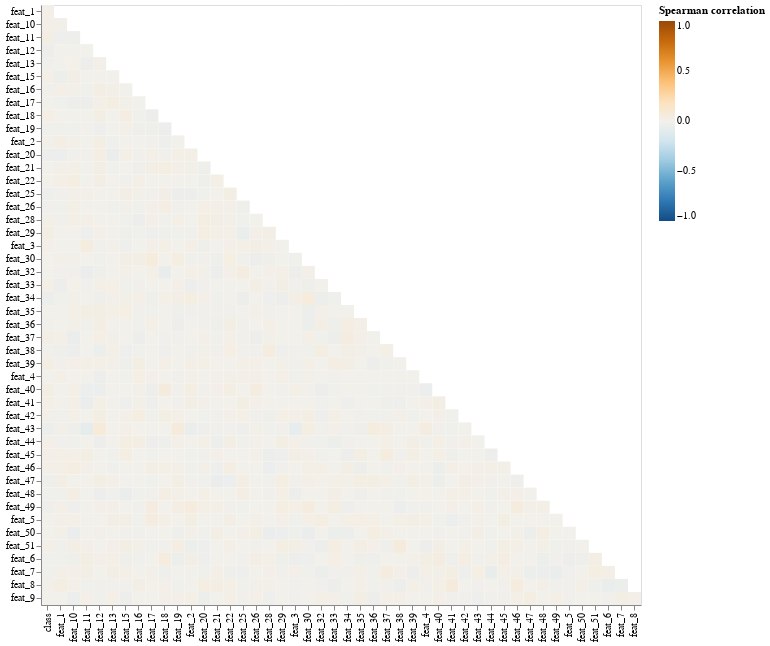

Notebook source saved alongside this figure:
### Code cell
corr = df.corr(method="pearson")

# Transformar a matriz de correlação em formato "long"
corr_melted = (
    corr.reset_index()
    .melt(id_vars="index")
    .rename(
        columns={"index": "Variable1", "variable": "Variable2", "value": "Correlation"}
    )
)

# Para criar um efeito de máscara (primeiro triângulo), podemos filtrar onde a posição é maior que a outra
corr_melted["Variable1_idx"] = corr_melted["Variable1"].astype("category").cat.codes
corr_melted["Variable2_idx"] = corr_melted["Variable2"].astype("category").cat.codes

# Adiciona uma coluna para o filtro do triângulo superior (como na máscara do seaborn)
corr_melted = corr_melted[corr_melted["Variable1_idx"] > corr_melted["Variable2_idx"]]

# Criar o gráfico de heatmap com Altair
heatmap = (
    alt.Chart(corr_melted)
    .mark_rect()
    .encode(
        x=alt.X("Variable2:N", title=""),
        y=alt.Y("Variable1:N", title=""),
        color=alt.Color(
            "Correlation:Q",
            scale=alt.Scale(scheme="blueorange", domain=[-1, 1]),
            title="Spearman correlation",
        ),
        tooltip=["Variable1", "Variable2", "Correlation"],
    )
    .properties(width=600, height=600)
)

heatmap.show()

### Figure 1 — Vega-Lite specification as saved in the notebook (floating-point values rounded to 4 significant figures; data arrays with more than 128 entries replaced by an {"elided": "..."} marker saying what was removed)
{"config": {"view": {"continuousWidth": 300, "continuousHeight": 300}}, "data": {"name": "data-ccff0b21f8d7ceddf29b9e31aeffcaf6"}, "mark": {"type": "rect"}, "encoding": {"color": {"field": "Correlation", "scale": {"domain": [-1, 1], "scheme": "blueorange"}, "title": "Spearman correlation", "type": "quantitative"}, "tooltip": [{"field": "Variable1", "type": "nominal"}, {"field": "Variable2", "type": "nominal"}, {"field": "Correlation", "type": "quantitative"}], "x": {"field": "Variable2", "title": "", "type": "nominal"}, "y": {"field": "Variable1", "title": "", "type": "nominal"}}, "height": 600, "width": 600, "$schema": "https://vega.github.io/schema/vega-lite/v5.20.1.json", "datasets": {"data-ccff0b21f8d7ceddf29b9e31aeffcaf6": {"elided": "1081 records"}}}
